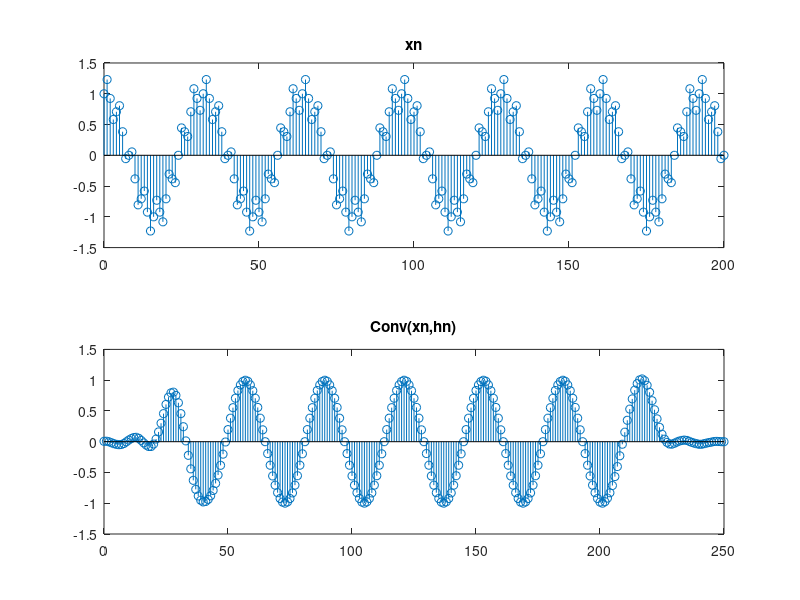

The MATLAB script that drew this image:
n=0:200;
xn=cos(pi*n/16)+0.25*sin(pi*n/2);
subplot(2,1,1);
stem(0:length(xn)-1,xn);
ylim([-1.5, 1.5]);
title("xn");
hn=[];
for i=0:50
    if i==25
        hn=[hn,1/6];
    else
        hn=[hn,sin(pi*(i-25)/6)/(pi*(i-25))];
    end
end
yn=conv(xn,hn);
subplot(2,1,2);
stem(0:length(yn)-1,yn);
title("Conv(xn,hn)");
ylim([-1.5 1.5]);